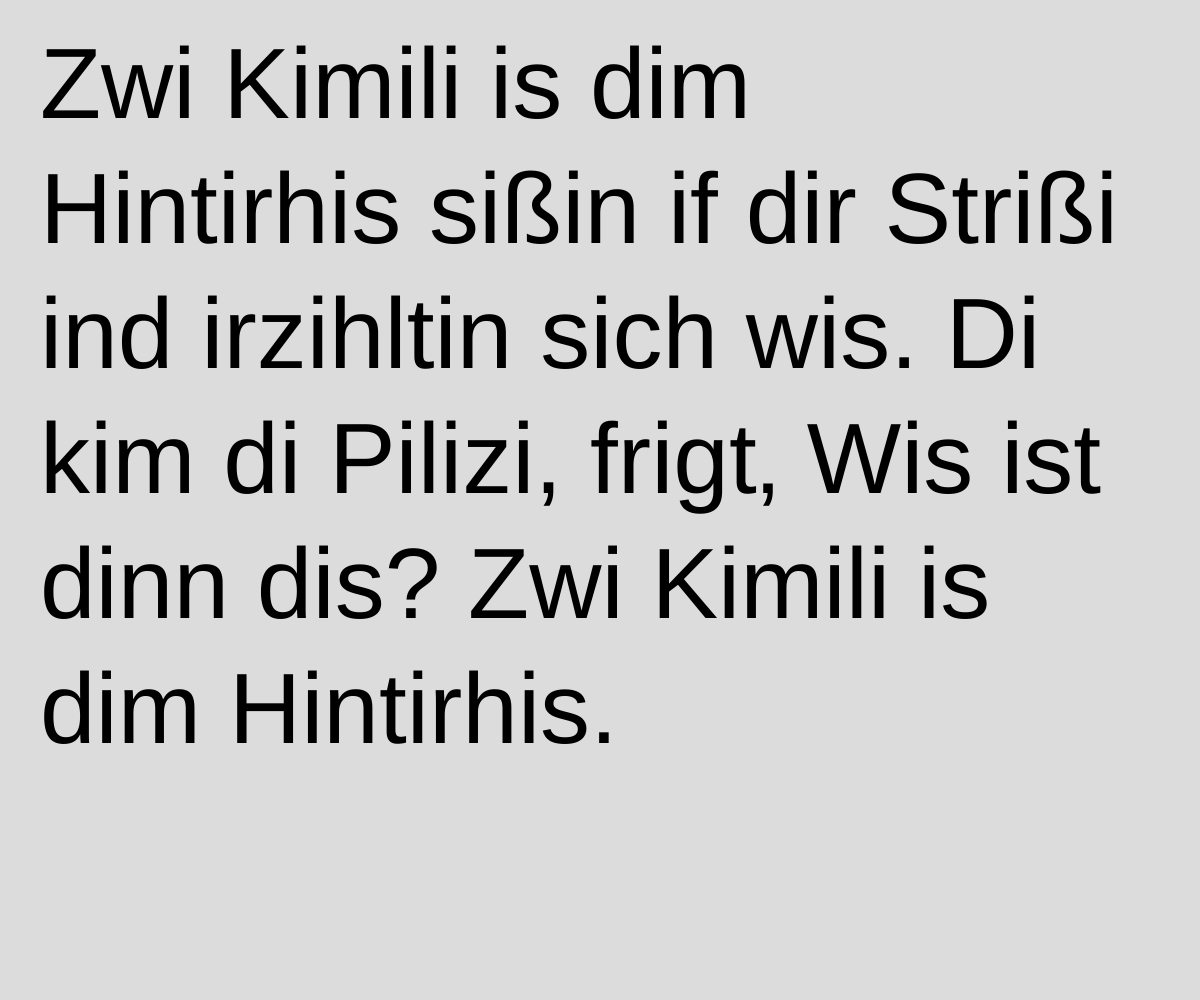
Frame 1 (no input)
Frame 60 (no input): identical to frame 1, image omitted
Frame 120 (the mouse pressed at the canvas centre since frame 60): identical to frame 1, image omitted

The p5.js sketch that drew this single still picture (run headless with seeded random() and noise() and a simulated clock; from frame 60 on, the mouse is pressed at the canvas centre):

// p5.js sketch
// ── sketch.js
var w = window.innerWidth;
var h = window.innerHeight;

let s = 'Zwei Kamele aus dem Hinterhaus saßen auf der Straße und erzählten sich was. Da kam die Polizei, fragt‚ Was ist denn das? Zwei Kamele aus dem Hinterhaus.';

function setup() {
  canvas = createCanvas(w, h);
  textSize(w/12);

  s = s.replace(/[aeiouäöü]+/g,'i');
  // https://developer.mozilla.org/de/docs/Web/JavaScript/Reference/Global_Objects/String/replace
  //s = s.replace(/[aeiouäöü]+/g,'$&');
  // https://de.wikipedia.org/wiki/Spielsprache

}

function draw() {
  background(220);

  // https://p5js.org/reference/#/p5/text
  text(s, 40, 40, w-80, h-80);

}

function windowResized() {
  // assigns new values for width and height variables
  w = window.innerWidth;
  h = window.innerHeight;

  textSize(w/12);
  resizeCanvas(w, h);
}
